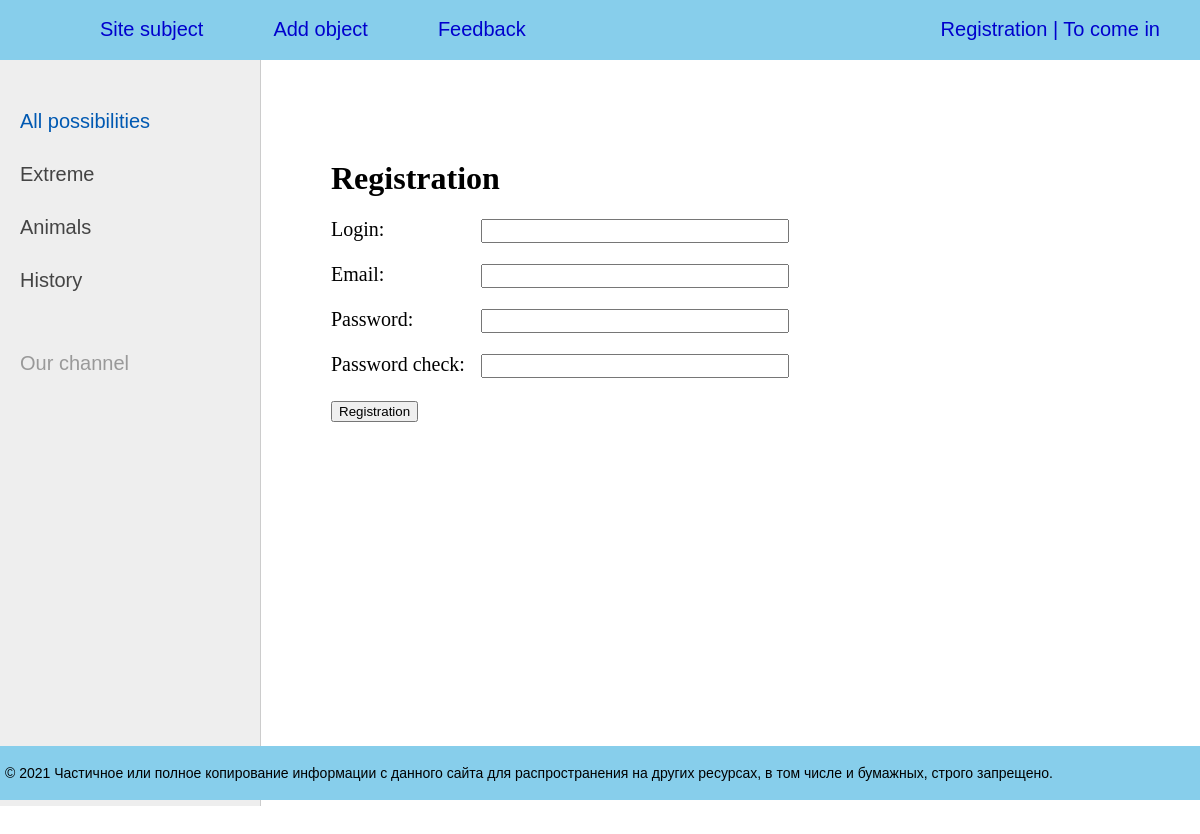
Screenshot of /register/ with the database file from the repository.
### object/models.py (models this page shows, shortened)
class Category(models.Model):
    name = models.CharField(max_length=150, db_index=True, verbose_name='Приоритет')
    def get_absolute_url(self):
        return reverse('category', kwargs={'cat_id': self.pk})
    class Meta:
        verbose_name = 'Целевой приоритет'
        verbose_name_plural = 'Целевые приоритеты'
        ordering = ['id']

### object/views.py (the view, shortened to what this page needs)
# urls.py: path('register/', RegisterUser.as_view(), name='register'),
class RegisterUser(DataMixin, CreateView):
    form_class = RegisterUserForm
    template_name = 'object/register.html'
    success_url = reverse_lazy('login')
    def get_context_data(self, *, object_list=None, **kwargs):
        context = super().get_context_data(**kwargs)
        c_def = self.get_user_context(title="Registration")
        return dict(list(context.items()) + list(c_def.items()))

### object/forms.py
class RegisterUserForm(UserCreationForm):
    username = forms.CharField(label='Login', widget=forms.TextInput(attrs={'class': 'form-input'}))
    email = forms.EmailField(label='Email', widget=forms.EmailInput(attrs={'class': 'form-input'}))
    password1 = forms.CharField(label='Password', widget=forms.PasswordInput(attrs={'class': 'form-input'}))
    password2 = forms.CharField(label='Password check', widget=forms.PasswordInput(attrs={'class': 'form-input'}))
    class Meta:
        model = User
        fields = ('username', 'email', 'password1', 'password2')

### object/templatetags/object_tags.py (called while the page is built)
@register.simple_tag()
def get_categories():
    return Category.objects.all()

### object/utils.py (called while the page is built)
        def get_user_context(self, **kwargs):
                context = kwargs
                cats = cache.get('cats')
                if not cats:
                        cats = Category.objects.annotate(Count('object'))
                        cache.set('cats', cats, 10)
                cats = Category.objects.all()
                context['menu'] = menu
                context['cats'] = cats
                if 'cat_selected' not in context:
                        context['cat_selected'] = 0
                return context

### object/templates/object/register.html (shortened to what this page needs)
{% extends 'object/base.html' %}
{% block content %}
<h1>{{title}}</h1>
<form method="post">
{% for f in form %}
<p><label class="form-label" for="{{ f.id_for_label }}">{{f.label}}: </label>{{ f }}</p>
{% endfor %}
    <button type="submit">Registration</button>
</form>
{% endblock %}

### object/templates/object/base.html (shortened to what this page needs)
{% load static %}
{% load object_tags %}
<!DOCTYPE html>
<html>
<head>
	<link rel="stylesheet"  href="{% static 'object/css/styles.css' %}" type="text/css" />
</head>
<body>
<table class="table-page" border=0 cellpadding="0" cellspacing="0">
<tr><td valign=top>
{% block mainmenu %}
		<div class="header">
			<ul id="mainmenu" class="mainmenu">
			<li class="logo"><a href="{% url 'home' %}"><div class="logo"></div></a></li>
{% for m in menu %}
			<li><a href="{% url m.url_name %}">{{m.title}}</a></li>
{% endfor %}
			{% if request.user.is_authenticated%}
			<li class="last"> {{user.username}} | <a href="{% url 'logout' %}">Out</a></li>
			{% else %}
			<li class="last"><a href="{% url 'register' %}">Registration</a> | <a href="{% url 'login' %}">To come in</a>
			{% endif %}
			</li>
			</ul>
		</div>
{% endblock mainmenu %}
<table class="table-content" border=0 cellpadding="0" cellspacing="0">
<tr>
	<td valign="top" class="left-chapters">
		{% get_categories as categories %}
	<ul id="leftchapters">
{% if cat_selected == 0 %}
		<li class="selected">All possibilities</li>
{% else %}
		<li><a href="{% url 'home' %}">All possibilities</a></li>
{% endif %}
{% for c in cats %}
         {% if c.pk == cat_selected %}
                   <li class="selected">{{c.name}}</li>
         {% else %}
                   <li><a href="{{ c.get_absolute_url }}">{{c.name}}</a></li>
         {% endif %}
{% endfor %}
		<li class="share">
		<p>Our channel</p>
		<a class="share-yt" href="https://www.youtube.com/channel/#" target="_blank" rel="nofollow"></a>
		</li>
	</ul>
</td>
<td valign="top" class="content">
	<div class="content-text">
{% block content %}
{% endblock %}
	</div>
</td></tr></table>
</td></tr>
<tr><td valign=top>
	<div id="footer">
		<p>&copy; 2021 Частичное или полное копирование информации с данного сайта для распространения на других ресурсах, в том числе и бумажных, строго запрещено.</p>
	</div>
</td></tr></table>
</body>
</html>

### object/ static/object/css/styles.css (style rules this page uses)
html, body { font-family: 'Arial'; margin: 0; padding: 0; height: 100%; width: 100%; color: #5F9EA0; }
a { color: #0059b2; text-decoration: none; }
.table-page { width: 100%; height: 100%; vertical-align: top; }
.table-page tr { height: 100%; }
.header { background: #87CEEB; height: 60px; }
.logo { background: url('../images/logo.png') no-repeat 10px 5px; width: 70px; height: 60px; }
ul.mainmenu { list-style: none; margin: 0; padding: 0; height: 60px; color: #0000CD; font-size: 20px; overflow: hidden; }
ul.mainmenu li { float: left; margin: 18px 40px 0 30px; }
ul.mainmenu li.logo { margin: 0; }
ul.mainmenu li.last { float: right; }
ul.mainmenu li a { color: #0000CD; text-decoration: none; }
.table-content { width: 100%; min-height: 100%; height: 100%; }
.left-chapters { margin: 0; background: #eee; border-right: 1px solid #ccc; min-height: 100%; }
.left-chapters ul { width: 230px; min-height: 100%; margin: 0; padding: 20px 10px 10px 20px; list-style: none; font-size: 20px; }
.left-chapters ul li { margin: 30px 0 0 0; color: #999; }
.left-chapters ul li.selected { color: #0059b2; }
.left-chapters ul li a { color: #444; text-decoration: none; }
.left-chapters ul li.share { margin: 60px 0 0 0; }
.left-chapters ul li.share p { margin: 30px 0 30px 0; }
.left-chapters ul li.share a { display: inline-block; width: 40px; height: 40px; margin: 0 20px 0 0; }
.left-chapters ul li.share a.share-yt { width: 100%; height: 30px; background: url('../images/share_yt.png') no-repeat 0 0 }
.content { padding: 40px 20px 20px 40px; width: 100%; box-sizing: border-box; }
.content-text { margin: 60px 0 0 30px; color: #000; font-size: 20px; font-family: Yandex Sans Display Light; }
.content-text h1 { font-size: 32px; }
#footer { box-sizing: border-box; background: #87CEEB; padding: 5px; color: #000000; font-size: 14px; font-family: Verdana, Geneva, Arial, Helvetica; text-align: left; overflow: hidden; }
.form-input { width: 300px; font-size: 16px; }
.form-label { display: inline-block; min-width: 150px; vertical-align: top; }

### rows the page displays
Category: name "Extreme"
Category: name "Animals"
Category: name "History"

### other values shown
{{ m.title }} "Site subject" "Add object" "Feedback"
{{ title }} "Registration"
{{ f.label }} "Login" "Email" "Password" "Password check"
